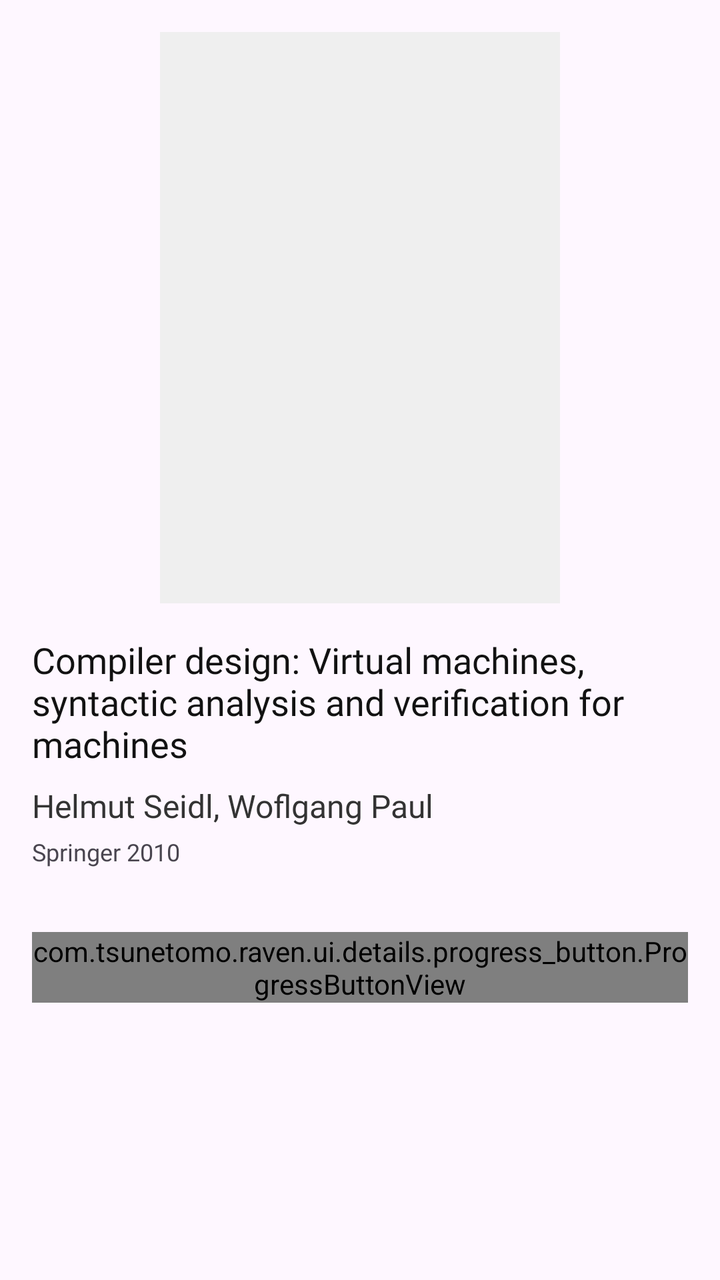
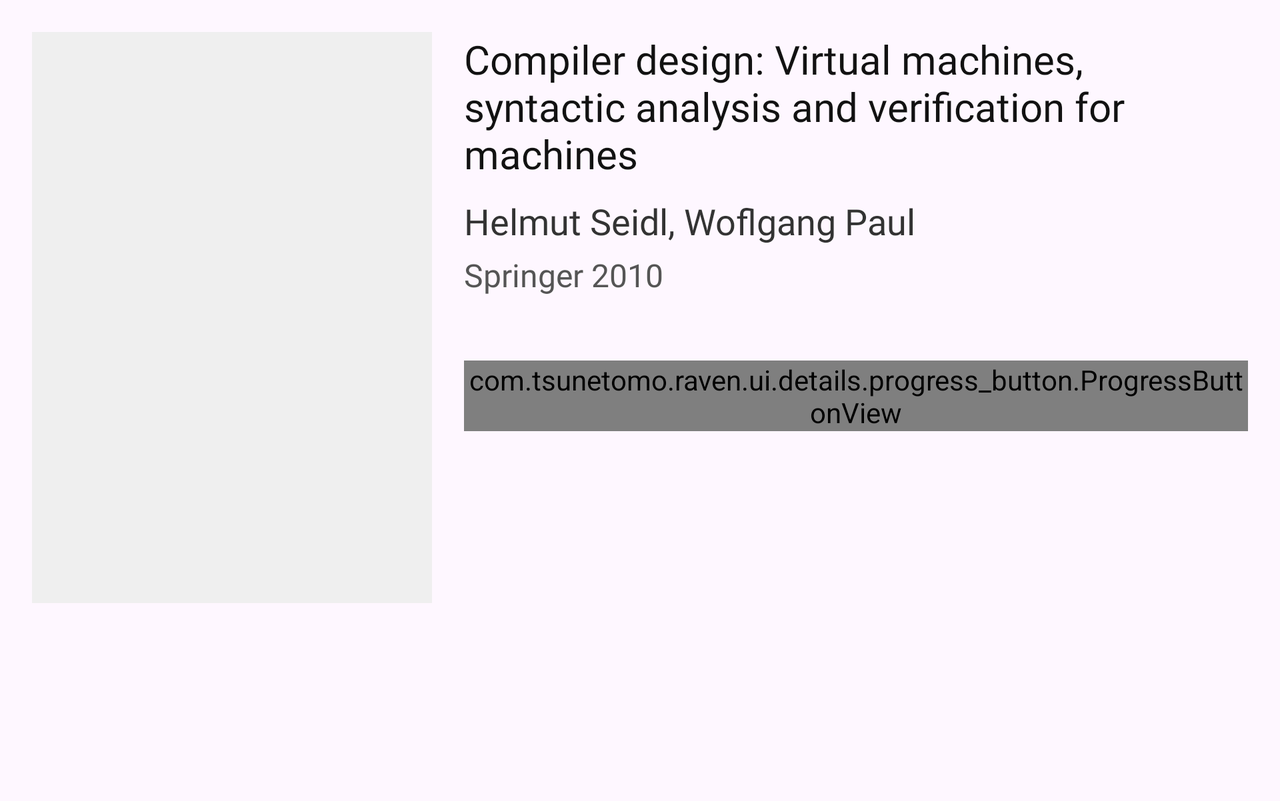

One screen, two layout resources from the same app: the default and the repository's alternative for another configuration. Each is rendered where Android would select it; the XML of both is given below.
<!-- AndroidManifest.xml: application theme Theme.Raven -->
<!-- res/layout/fragment_details.xml -->
<?xml version="1.0" encoding="utf-8"?>
<ScrollView xmlns:android="http://schemas.android.com/apk/res/android"
    xmlns:app="http://schemas.android.com/apk/res-auto"
    xmlns:tools="http://schemas.android.com/tools"
    android:layout_width="match_parent"
    android:layout_height="match_parent"
    android:clipToPadding="false"
    android:padding="16dp"
    tools:context=".ui.details.DetailsFragment">

    <androidx.constraintlayout.widget.ConstraintLayout
        android:layout_width="match_parent"
        android:layout_height="wrap_content">

        <ImageView
            android:id="@+id/ivCover"
            android:layout_width="200dp"
            android:layout_height="0dp"
            android:background="#efefef"
            android:contentDescription="book cover"
            app:layout_constraintDimensionRatio="7:10"
            app:layout_constraintEnd_toEndOf="parent"
            app:layout_constraintStart_toStartOf="parent"
            app:layout_constraintTop_toTopOf="parent" />

        <TextView
            android:id="@+id/tvTitle"
            android:layout_width="wrap_content"
            android:layout_height="wrap_content"
            android:layout_marginTop="16dp"
            android:fontFamily="@font/poppins_bold"
            android:textColor="@color/font_main"
            android:textSize="18sp"
            app:layout_constraintStart_toStartOf="parent"
            app:layout_constraintTop_toBottomOf="@id/ivCover"
            tools:text="Compiler design: Virtual machines, syntactic analysis and verification for machines" />

        <TextView
            android:id="@+id/tvAuthor"
            android:layout_width="wrap_content"
            android:layout_height="wrap_content"
            android:layout_marginTop="8dp"
            android:fontFamily="@font/poppins_semibold"
            android:textColor="#333"
            android:textSize="16sp"
            app:layout_constraintStart_toStartOf="parent"
            app:layout_constraintTop_toBottomOf="@id/tvTitle"
            tools:text="Helmut Seidl, Woflgang Paul" />

        <TextView
            android:id="@+id/tvPublisher"
            android:layout_width="wrap_content"
            android:layout_height="wrap_content"
            android:layout_marginTop="4dp"
            android:fontFamily="@font/poppins_regular"
            android:textSize="12sp"
            app:layout_constraintStart_toStartOf="parent"
            app:layout_constraintTop_toBottomOf="@id/tvAuthor"
            tools:text="Springer 2010" />

        <com.tsunetomo.raven.ui.details.progress_button.ProgressButtonView
            android:id="@+id/btnDownload"
            android:layout_width="match_parent"
            android:layout_height="wrap_content"
            android:layout_marginTop="32dp"
            app:layout_constraintTop_toBottomOf="@id/tvPublisher" />

        <TextView
            android:id="@+id/tvDescription"
            android:layout_width="match_parent"
            android:layout_height="wrap_content"
            android:layout_marginTop="32dp"
            android:fontFamily="@font/poppins_regular"
            android:paddingBottom="32dp"
            android:textSize="14sp"
            app:layout_constraintTop_toBottomOf="@id/btnDownload"
            tools:text="@tools:sample/lorem/random" />
    </androidx.constraintlayout.widget.ConstraintLayout>
</ScrollView>
<!-- resources referenced by this layout -->
<resources>
  <color name="font_main">#121212</color>
  <style name="Theme.Raven" parent="Base.Theme.Raven" />
  <style name="Base.Theme.Raven" parent="Theme.Material3.Light.NoActionBar">
          
          
          <item name="android:forceDarkAllowed" tools:targetApi="q">false</item>
          <item name="android:colorPrimary">@color/font_main</item>
          <item name="android:colorPrimaryDark">@color/font_main</item>
      </style>
</resources>
<!-- res/layout-land/fragment_details.xml (the repository's variant of the layout above) -->
<!-- drawn on the phone turned sideways -->
<?xml version="1.0" encoding="utf-8"?>
<ScrollView xmlns:android="http://schemas.android.com/apk/res/android"
    xmlns:app="http://schemas.android.com/apk/res-auto"
    xmlns:tools="http://schemas.android.com/tools"
    android:layout_width="match_parent"
    android:layout_height="match_parent"
    android:clipToPadding="false"
    android:padding="16dp"
    tools:context=".ui.details.DetailsFragment">

    <androidx.constraintlayout.widget.ConstraintLayout
        android:layout_width="match_parent"
        android:layout_height="wrap_content">

        <ImageView
            android:id="@+id/ivCover"
            android:layout_width="200dp"
            android:layout_height="0dp"
            android:background="#EFEFEF"
            android:contentDescription="book cover"
            app:layout_constraintDimensionRatio="7:10"
            app:layout_constraintStart_toStartOf="parent"
            app:layout_constraintTop_toTopOf="parent" />

        <TextView
            android:id="@+id/tvTitle"
            android:layout_width="0dp"
            android:layout_height="wrap_content"
            android:layout_marginStart="16dp"
            android:fontFamily="@font/poppins_bold"
            android:textColor="@color/font_main"
            android:textSize="20sp"
            app:layout_constraintEnd_toEndOf="parent"
            app:layout_constraintStart_toEndOf="@id/ivCover"
            app:layout_constraintTop_toTopOf="parent"
            tools:text="Compiler design: Virtual machines, syntactic analysis and verification for machines" />

        <TextView
            android:id="@+id/tvAuthor"
            android:layout_width="0dp"
            android:layout_height="wrap_content"
            android:layout_marginTop="8dp"
            android:fontFamily="@font/poppins_semibold"
            android:textColor="#333"
            android:textSize="18sp"
            app:layout_constraintEnd_toEndOf="@id/tvTitle"
            app:layout_constraintStart_toStartOf="@id/tvTitle"
            app:layout_constraintTop_toBottomOf="@id/tvTitle"
            tools:text="Helmut Seidl, Woflgang Paul" />

        <TextView
            android:id="@+id/tvPublisher"
            android:layout_width="0dp"
            android:layout_height="wrap_content"
            android:layout_marginTop="4dp"
            android:fontFamily="@font/poppins_regular"
            android:textColor="#555"
            android:textSize="16sp"
            app:layout_constraintEnd_toEndOf="@id/tvTitle"
            app:layout_constraintStart_toStartOf="@id/tvTitle"
            app:layout_constraintTop_toBottomOf="@id/tvAuthor"
            tools:text="Springer 2010" />

        <com.tsunetomo.raven.ui.details.progress_button.ProgressButtonView
            android:id="@+id/btnDownload"
            android:layout_width="0dp"
            android:layout_height="wrap_content"
            android:layout_marginTop="32dp"
            app:layout_constraintEnd_toEndOf="@id/tvTitle"
            app:layout_constraintStart_toStartOf="@id/tvTitle"
            app:layout_constraintTop_toBottomOf="@id/tvPublisher" />

        <TextView
            android:id="@+id/tvDescription"
            android:layout_width="match_parent"
            android:layout_height="wrap_content"
            android:layout_marginTop="32dp"
            android:fontFamily="@font/poppins_regular"
            android:paddingBottom="32dp"
            android:textColor="@color/font_main"
            android:textSize="14sp"
            app:layout_constraintTop_toBottomOf="@id/ivCover"
            tools:text="@tools:sample/lorem/random" />
    </androidx.constraintlayout.widget.ConstraintLayout>
</ScrollView>
